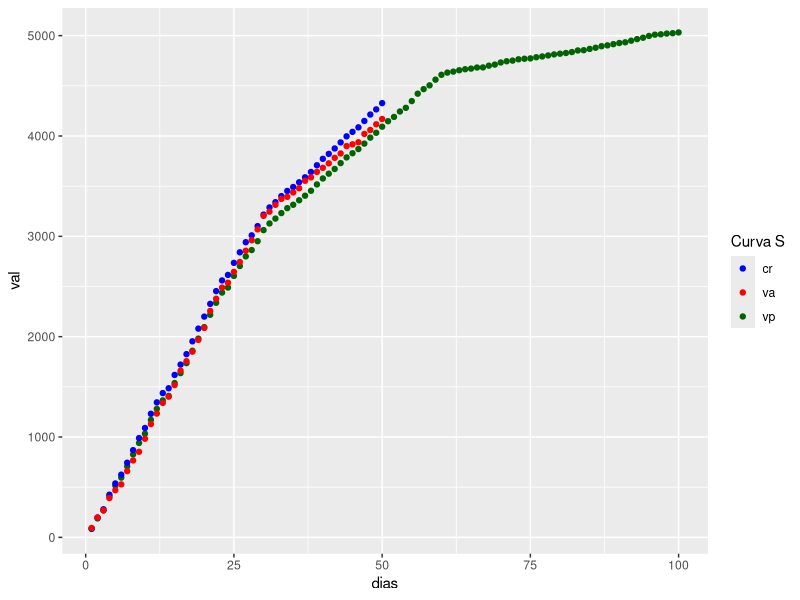

The R source for this figure: (Note: this script raises an error after producing the figure.)
library("ggplot2")
set.seed(1)
vp1 <- rnorm(30,mean = 100,sd = 25)
vp2 <- rnorm(30,mean = 50,sd = 12)
vp3 <- rnorm(40,mean = 10,sd = 5)
vp <- c(vp1,vp2,vp3)
remove(vp1,vp2,vp3)
cr <- vp[1:50] + rnorm(50,mean = 5,sd = 2)
va <- vp[1:50] + rnorm(50,0,20)

dias <- seq(1,100,1)
m <- max(c(vp,va,cr))

df <- data.frame(dias = dias, val = cumsum(vp), class = "vp")
df <- rbind(df,data.frame(dias = 1:50,val = cumsum(cr), class = "cr"))
df <- rbind(df,data.frame(dias = 1:50,val = cumsum(va), class = "va"))

ggplot(data = df, aes(x = dias, y = val, color = class)) + 
        geom_point(data = subset(df, class %in% c("vp", "cr","va")), aes(group = class)) +
        scale_color_manual("Curva S", values = c("vp" = "darkgreen", "cr" = "blue", "va" = "red"))

fit <- lm(df$val[1:50]~v)
summary(fit)
plot(predict(fit))
